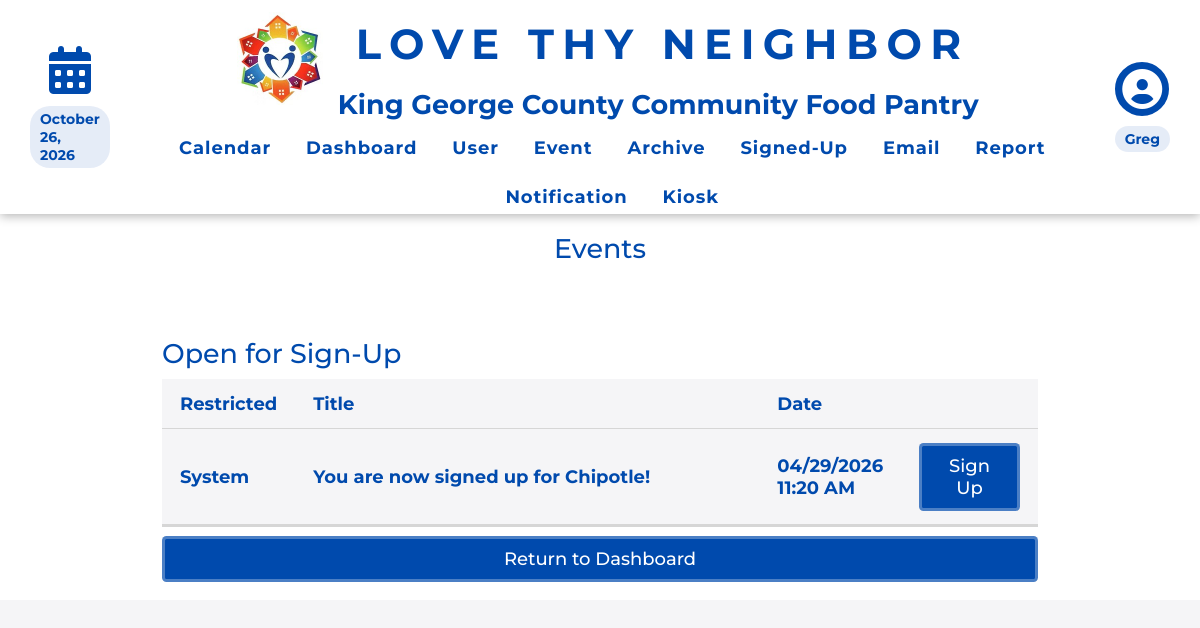
The app's page /viewEventsForSignUp.php (signed in) with its own data.
### tables this page shows
CREATE TABLE `dbmessages` (
  `id` int NOT NULL AUTO_INCREMENT,
  `senderID` varchar(256) NOT NULL,
  `recipientID` varchar(256) NOT NULL,
  `title` varchar(256) NOT NULL,
  `body` text NOT NULL,
  `time` varchar(16) NOT NULL,
  `wasRead` tinyint(1) NOT NULL DEFAULT '0',
  `prioritylevel` tinyint NOT NULL DEFAULT '0',
  PRIMARY KEY (`id`)
);

### database/dbMessages.php (called while the page is built, shortened)
<?php
function get_user_messages($userID) {
    $query = "select * from dbmessages
              where recipientID=?
              order by prioritylevel desc";
    $connection = connect();
    $stmt = mysqli_prepare($connection, $query);
    mysqli_stmt_bind_param($stmt, "s", $userID);
    mysqli_stmt_execute($stmt);
    $result = mysqli_stmt_get_result($stmt);
    $messages = mysqli_fetch_all($result, MYSQLI_ASSOC);
    return $messages;
}

### database/dbPersons.php (called while the page is built, shortened)
<?php
function get_name_from_id($id) {
    if ($id == 'vmsroot') {
        return 'System';
    }
    $query = "SELECT first_name, last_name FROM dbpersons WHERE id = ?";
    $connection = connect();
    $stmt = mysqli_prepare($connection, $query);
    mysqli_stmt_bind_param($stmt, "s", $id);
    mysqli_stmt_execute($stmt);
    $result = mysqli_stmt_get_result($stmt);
    $row = mysqli_fetch_assoc($result);
    return $row['first_name'] . ' ' . $row['last_name'];
}

### include/output.php (called while the page is built, shortened)
<?php
    function hsc($input) {
        return htmlspecialchars($input ?? '');
    }
    function time24hTo12h($time) {
        $tempTime = explode(':', $time);
        $hour = $tempTime[0];
        $minute = $tempTime[1];
        $hour = intval($hour);
        if ($hour < 12) {
            return hsc($hour . ':' . $minute . ' AM');
        } else if ($hour > 12) {
            $hour -= 12;
        }
        return hsc($hour . ':' . $minute . ' PM');
    }

### viewEventsForSignUp.php (the view, shortened to what this page needs)
<!DOCTYPE html>
<html>
    <head>
        <?php require_once('universal.inc') ?>
        <link rel="stylesheet" href="css/messages.css"></link>
    </head>
    <body>
        <?php require_once('header.php') ?>
        <h1>Events</h1>
        <main class="general">
            <h2>Open for Sign-Up</h2>
            <?php
                require_once('database/dbMessages.php');
                $messages = get_user_messages($userID);
                if (count($messages) > 0): ?>
                <div class="table-wrapper">
                    <table class="general">
                        <thead>
                            <tr>
                                <th style="width:1px">Restricted</th>
                                <th>Title</th>
                                <th style="width:1px">Date</th>
                                <th style="width:1px"></th>
                            </tr>
                        </thead>
                        <tbody class="standout">
                            <?php
                                require_once('database/dbPersons.php');
                                require_once('include/output.php');
                                $id_to_name_hash = [];
                                foreach ($messages as $message) {
                                    $sender = $message['senderID'];
                                    if (isset($id_to_name_hash[$sender])) {
                                        $sender = $id_to_name_hash[$sender];
                                    } else {
                                        $lookup = get_name_from_id($sender);
                                        $id_to_name_hash[$sender] = $lookup;
                                        $sender = $lookup;
                                    }
                                    $messageID = $message['id'];
                                    $title = $message['title'];
                                    $timePacked = $message['time'];
                                    $pieces = explode('-', $timePacked);
                                    $year = $pieces[0];
                                    $month = $pieces[1];
                                    $day = $pieces[2];
                                    $time = time24hto12h($pieces[3]);
                                    $class = 'message';
                                    echo "
                                        <tr class='$class' data-message-id='$messageID'>
                                            <td>$sender</td>
                                            <td>$title</td>
                                            <td>$month/$day/$year $time</td>
                                            <td> <a class='button sign-up' href='eventSignUp.php'>Sign Up</a> </td>
                                        </tr>";
                                }
                            ?>
                        </tbody>
                    </table>
                </div>
            <?php else: ?>
                <p class="no-events standout">There are currently no events available for sign-up.</p>
            <?php endif ?>
            <a class="button cancel" href="index.php">Return to Dashboard</a>
        </main>
    </body>
</html>

### css/base.css (style rules this page uses)
html, body, header, main, footer, div, span, p, h1, h2, h3, h4, h5, h6, ul, ol, li, input, select, textarea, form, section, label, table, td, tr, th, form, fieldset, em, button, a { padding: 0; margin: 0; font-size: inherit; font-family: inherit; font-weight: inherit; text-decoration: none; font-style: normal; box-sizing: border-box; text-align: left; list-style-type: none; border-spacing: 0; font-weight: bold; }
:root { --page-background-color: #f5f5f7; --page-font-color: rgb(0, 74, 173); --inactive-font-color: #6b6b6b; --inactive-background-color: #eeeeee; --standout-background: #ffffff; --happy-toast-background-color: #7fa88a; --happy-toast-font-color: #ffffff; --info-toast-background-color: #e6e6e6; --info-toast-font-color: #111111; --error-toast-background-color: rgb(203, 37, 26); --error-toast-font-color: #ffffff; --shadow-and-border-color: #d6d6d6; --accent-color: rgb(62, 129, 50); --main-color: rgb(0, 74, 173); --secondary-accent-color: rgb(62, 129, 50); --wv-accent-color: #C9AB81; --wv-accent-foreground: #ffffff; --wv-bg-light: #ffffff; --wv-text-dark: #111111; --wv-muted-text: #6b6b6b; --calendar-event-color: #b0b0b0; --calendar-event-color-hover: var(--accent-color); --calendar-today-border: 2px solid var(--secondary-accent-color); --button-font-color: #ffffff; --button-padding: 0.5rem 1.5rem; --button-border-radius: 0.25rem; --standard-border: 1px solid #cccccc; --light-border: 1px solid var(--shadow-and-border-color); --text-field-border: 2px solid #cccccc; --cancel-button-background-color: var(--main-color); --error-color: rgb(203, 37, 26); font-size: 18px; font-family: Montserrat; font-weight: 300; }
body { background-color: var(--page-background-color); color: var(--page-font-color); font-family: Montserrat; }
a { color: var(--main-color); }
main:not(.login):not(.calendar-view):not(.dashboard) { padding: 1rem; }
input[type=submit], .button, a.button-signup { color: var(--button-font-color); background-color: var(--main-color); padding: var(--button-padding); border: 3px solid rgba(255, 255, 255, 0.295); border-radius: var(--button-border-radius); font-weight: 500; width: 100%; transition: background-color .3s; cursor: pointer; text-align: center; }
h1 { font-size: 1.5rem; font-weight: 500; margin-bottom: 2rem; background-color: var(--page-main-color); color: var(--main-color); width: 100%; text-align: center; padding: 1rem; }
h2 { font-size: 1.5rem; font-weight: 500; }
.button { display: inline-block; }
button.cancel, a.cancel { background-color: var(--cancel-button-background-color); color: white; }
main.general, form.general { margin: 1rem; display: flex; flex-direction: column; gap: 0.5rem; }
table.general { width: 100%; border-collapse: collapse; padding-bottom: 1rem; }
table.general th, table.general td { padding: 0.75rem 1rem; vertical-align: top; background-color: var(--page-background-color); border-bottom: 1px solid var(--shadow-and-border-color); color: var(--page-font-color); }
table.general td { text-align:left; vertical-align: middle; color: var(--page-font-color); }
.standout { border-bottom: 3px solid var(--shadow-and-border-color); padding: 1rem; background-color: var(--standout-background); }
@media only screen and (min-width: 1024px) { main.general, form.general { margin: 0rem 8rem 4rem 8rem; } }

### css/messages.css (style rules this page uses)
:root { --unread-message-background: #f1eadf; --message-body-border-color: #ddd; --priorityone-color:#4FFFB0; --prioritytwo-color:#F0E68C; --prioritythree-color:#fd5c63; }
tr.message { cursor: pointer; transition: filter .3s; background-color: inherit; }

### records on screen
dbmessages: senderID "System", title "You are now signed up for Chipotle!", time "04", time "29", time "2026", time "11:20 AM"

### other values on screen
$firstName "Greg"
